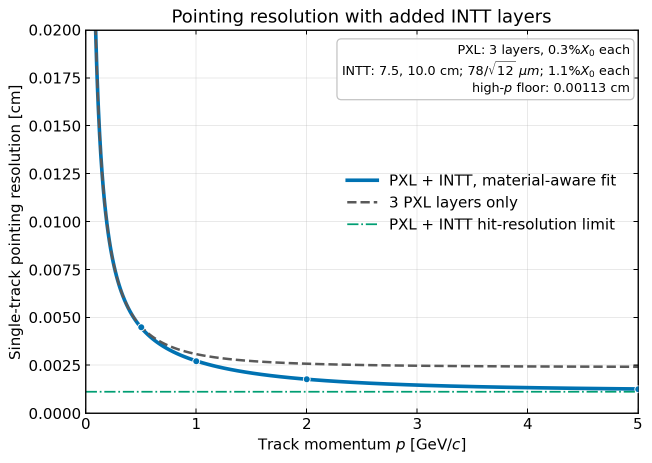
#> input picture FastSim/pixel_intt_single_track_pointing_resolution_ymax002.png, 1303 x 925 px, found by its file name (shown at 1/2 size)
$ python make_sphenix_merged_resolution_plot.py
#> lines starting #> are read from the running program, lines starting #| are printed output that depends on the picture; after the words box and inside, x2 and y2 are one past the last pixel; in counts of white or black regions, pixels touching at a corner belong together
#!/usr/bin/env python3
"""Merge selected sPHENIX pointing-resolution curves and data points.

Inputs:
- two curves from pixel_intt_single_track_pointing_resolution.png
- red data points from sPHENIX_simu.png
- black iterative-Gaussian points from the local CSV matching the ROOT plot
"""

from __future__ import annotations

import csv
import math
from pathlib import Path
from xml.sax.saxutils import escape

import numpy as np
from PIL import Image, ImageDraw, ImageFont


OUT_DIR = Path(__file__).resolve().parent
FIRST_FIGURE = Path("/Users/starsdong/Work/CodeX/FastSim/pixel_intt_single_track_pointing_resolution_ymax002.png")
SECOND_FIGURE = Path("/Users/starsdong/Desktop/sPHENIX_simu.png")
THIRD_CSV = OUT_DIR / "resolution_vs_x_methods_final/output_PlottingMacro_data/hdcaxy_vs_preco_allparticles_resolution_comparison_vs_x.csv"

FONT_REGULAR = "/System/Library/Fonts/Supplemental/Arial.ttf"

WIDTH, HEIGHT = 1800, 1800
LEFT, TOP, RIGHT, BOTTOM = 300, 110, 1740, 1550
X_MIN, X_MAX = 0.0, 5.5
Y_MIN, Y_MAX = 0.0, 0.010

BLUE = (0, 114, 178)
GRAY = (86, 86, 86)
RED = (255, 0, 0)
BLACK = (0, 0, 0)


# [5 lines left out: function load_font, not called in this run]


def x_to_px(x: float) -> float:
    return LEFT + (x - X_MIN) / (X_MAX - X_MIN) * (RIGHT - LEFT)


def y_to_px(y: float) -> float:
    return BOTTOM - (y - Y_MIN) / (Y_MAX - Y_MIN) * (BOTTOM - TOP)


def points_to_pixels(points: np.ndarray) -> list[tuple[float, float]]:
    return [(x_to_px(float(x)), y_to_px(float(y))) for x, y in points[:, :2]]


# [7 lines left out: function visible_points, not called in this run]


def draw_text_center(draw: ImageDraw.ImageDraw, xy: tuple[float, float], text: str, font, fill=BLACK) -> None:
    bbox = draw.textbbox((0, 0), text, font=font)
    draw.text((xy[0] - (bbox[2] - bbox[0]) / 2, xy[1] - (bbox[3] - bbox[1]) / 2), text, font=font, fill=fill)


# [6 lines left out: function draw_rotated_center, not called in this run]


def split_contiguous(indices: np.ndarray, gap: int = 4) -> list[np.ndarray]:
    if indices.size == 0:
        return []
    groups: list[np.ndarray] = []
    start = prev = int(indices[0])
    for value in indices[1:]:
        value = int(value)
        if value - prev > gap:
            groups.append(np.arange(start, prev + 1))
            start = value
        prev = value
    groups.append(np.arange(start, prev + 1))
    return groups


def bin_curve(points: np.ndarray, bin_width: float = 0.015) -> np.ndarray:
    if points.size == 0:
        return points
    bins = np.arange(points[:, 0].min(), points[:, 0].max() + bin_width, bin_width)
    binned = []
    for lo, hi in zip(bins[:-1], bins[1:]):
        mask = (points[:, 0] >= lo) & (points[:, 0] < hi)
        if np.count_nonzero(mask) >= 2:
            binned.append(((lo + hi) / 2, float(np.median(points[mask, 1]))))
    return np.array(binned, dtype=float)


def digitize_first_figure_curves() -> tuple[np.ndarray, np.ndarray]:
    image = Image.open(FIRST_FIGURE).convert("RGB")
    arr = np.array(image)

    x_left, x_right = 172, 1276
    y_top, y_bottom = 60, 827
    y_data_max = 0.020
    crop = arr[y_top : y_bottom + 1, x_left : x_right + 1]
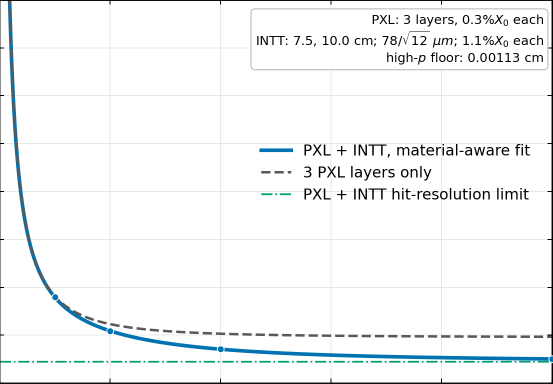
#> crop: shape (768, 1105, 3) (shown at 1/2 size); mean R, G, B 243.4, 245.3, 245.9

    blue_mask = (
        (crop[:, :, 2] > 130)
        & (crop[:, :, 1] > 70)
        & (crop[:, :, 1] < 170)
        & (crop[:, :, 0] < 60)
    )
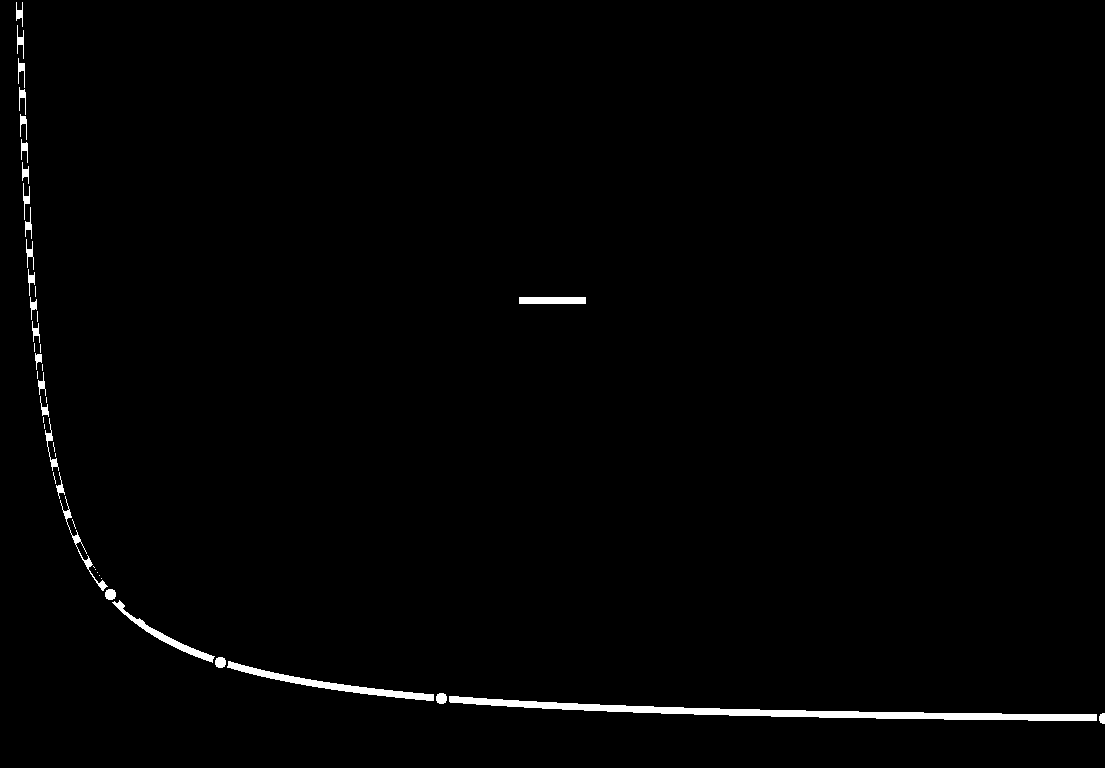
#> blue_mask: shape (768, 1105) bool; 1.1% white; 45 white regions (18 under 20 px), largest, box (x1, y1, x2, y2) and area: (449, 696, 1097, 721) 4372, (227, 661, 434, 701) 1413, (112, 600, 215, 663) 712
    gray_mask = (
        (crop[:, :, 0] > 60)
        & (crop[:, :, 0] < 130)
        & (np.abs(crop[:, :, 0].astype(int) - crop[:, :, 1].astype(int)) < 12)
        & (np.abs(crop[:, :, 1].astype(int) - crop[:, :, 2].astype(int)) < 12)
    )
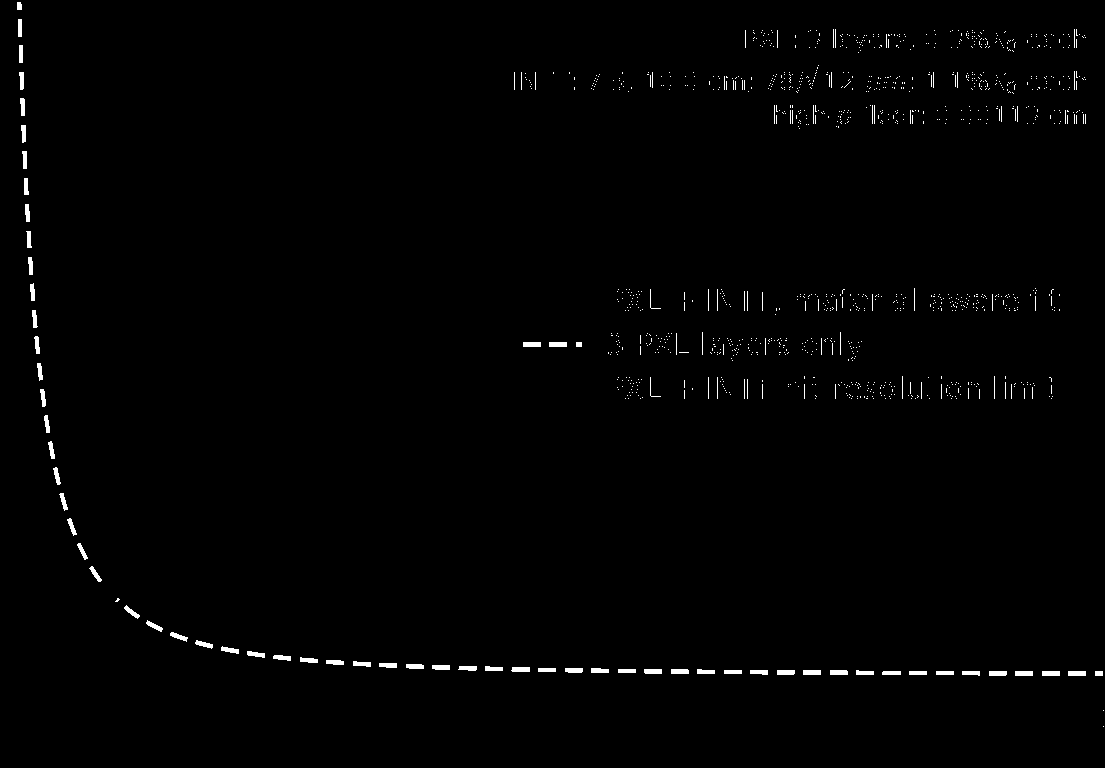
#> gray_mask: shape (768, 1105) bool; 0.92% white; 1200 white regions (1120 under 20 px), largest, box (x1, y1, x2, y2) and area: (511, 667, 530, 672) 91, (523, 342, 541, 347) 90, (549, 342, 567, 347) 90

    def pixel_curve(mask: np.ndarray, gray_filter: bool = False) -> np.ndarray:
#> called with gray_filter = False
        out = []
        height, width = mask.shape
        for xx in range(width):
            ys = np.flatnonzero(mask[:, xx])
            if ys.size == 0:
                continue
            groups = split_contiguous(ys)
            group = max(groups, key=lambda values: float(values.mean()))
            x_pix = xx + x_left
            y_pix = float(group.mean() + y_top)
            p = (x_pix - x_left) / (x_right - x_left) * 5.0
            sigma = (y_bottom - y_pix) / (y_bottom - y_top) * y_data_max
            if 0.06 < p <= 5.02 and 0.0008 < sigma < 0.0205:
                if not gray_filter or p < 0.75 or y_pix > 220:
                    out.append((p, sigma))
#> this loop made 1105 passes
#> (y_pix, sigma) on passes 61 to 63: (561, 0.00694), (564, 0.00686), (567.5, 0.00677)
#> after the loop, out = 1082 pairs, first value 0.0725 to 5, second value 0.00128 to 0.0197
        return np.array(out, dtype=float)

    blue_curve = bin_curve(pixel_curve(blue_mask), 0.012)
#> in bin_curve, `bins = np.arange(points[:, 0].min(), points[:, 0].max() + bin_width, b..`: bins = 412 values from 0.0725 to 5
#> the loop in bin_curve, `for lo, hi in zip(bins[:-1], bins[1:]):` made 411 passes
#> (lo, hi) on passes 1 to 3: (0.0725, 0.0845), (0.0845, 0.0965), (0.0965, 0.108)
#> after the loop in bin_curve, `for lo, hi in zip(bins[:-1], bins[1:]):`: binned = 408 pairs, first value 0.0785 to 5, second value 0.00128 to 0.019
#> blue_curve has the same summary as binned in bin_curve
    gray_ys, gray_xs = np.where(gray_mask)
#> gray_ys = 7794 values from 2 to 726; gray_xs = 7794 values, max 1103 at index 7792, min 17 at index 0, mean 571.9
    gray_x = gray_xs + x_left
#> gray_x = 7794 values, max 1275 at index 7792, min 189 at index 0, mean 743.9
    gray_y = gray_ys + y_top
#> gray_y = 7794 values from 62 to 786
    gray_p = (gray_x - x_left) / (x_right - x_left) * 5.0
#> gray_p = 7794 values, max 5 at index 7792, min 0.077 at index 0, mean 2.59
    gray_sigma = (y_bottom - gray_y) / (y_bottom - y_top) * y_data_max
#> gray_sigma = 7794 values, max 0.0199 at index 0, min 0.00107 at index 7793, mean 0.00924
    gray_keep = (
        (gray_p > 0.06)
        & (gray_p < 5.02)
        & (gray_sigma > 0.0022)
        & (gray_sigma < 0.0205)
        & (
            (gray_p < 0.75)
            | ((gray_y > 220) & (gray_sigma < 0.006))
        )
    )
    gray_raw = np.column_stack([gray_p[gray_keep], gray_sigma[gray_keep]])
#> gray_raw = 4745 pairs, first value 0.077 to 4.99, second value 0.0024 to 0.0199
    gray_curve = bin_curve(gray_raw, 0.02)
#> the loop in bin_curve (call 2), `for lo, hi in zip(bins[:-1], bins[1:]):` made 246 passes
#> (lo, hi) on passes 1 to 3: (0.077, 0.097), (0.097, 0.117), (0.117, 0.137)
#> gray_curve = 191 pairs, first value 0.087 to 4.99, second value 0.00245 to 0.0188
    return blue_curve, gray_curve


def digitize_red_points() -> np.ndarray:
    image = Image.open(SECOND_FIGURE).convert("RGB")
    arr = np.array(image)
    mask = (arr[:, :, 0] > 180) & (arr[:, :, 1] < 90) & (arr[:, :, 2] < 90)

    x_left, x_right = 204, 869
    y_top, y_bottom = 50, 955
    x_min, x_max = 0.2, 5.5
    crop = mask[y_top : y_bottom + 1, x_left : x_right + 1]
    visited = np.zeros_like(crop, dtype=bool)
    comps = []

    height, width = crop.shape
    for yy in range(height):
        for xx in np.flatnonzero(crop[yy] & ~visited[yy]):
            if visited[yy, xx] or not crop[yy, xx]:
                continue
            stack = [(yy, xx)]
            visited[yy, xx] = True
            pixels = []
            while stack:
                y, x = stack.pop()
                pixels.append((y, x))
                for ny in range(max(0, y - 1), min(height, y + 2)):
                    for nx in range(max(0, x - 1), min(width, x + 2)):
                        if (ny != y or nx != x) and crop[ny, nx] and not visited[ny, nx]:
                            visited[ny, nx] = True
                            stack.append((ny, nx))
            if len(pixels) < 8:
                continue
            ys = np.array([p[0] for p in pixels], dtype=float)
            xs = np.array([p[1] for p in pixels], dtype=float)
            cx = xs.mean() + x_left
            cy = ys.mean() + y_top
            p_val = x_min + (cx - x_left) / (x_right - x_left) * (x_max - x_min)
            sigma = (y_bottom - cy) / (y_bottom - y_top) * 0.005
            comps.append((p_val, sigma, len(pixels)))

    # Some red ROOT markers are split into left/right visible halves by overlaid
    # colored markers. Merge close components that share the same y level.
    components = sorted(comps)
    merged = []
    i = 0
    while i < len(components):
        group = [components[i]]
        j = i + 1
        while j < len(components) and len(group) < 2:
            close_x = components[j][0] - group[-1][0] < 0.22
            close_y = abs(components[j][1] - group[-1][1]) < 0.00005
            if not (close_x and close_y):
                break
            group.append(components[j])
            j += 1
        weight = np.array([item[2] for item in group], dtype=float)
        xs = np.array([item[0] for item in group], dtype=float)
        ys = np.array([item[1] for item in group], dtype=float)
        merged.append((float(np.average(xs, weights=weight)), float(np.average(ys, weights=weight))))
        i = j
    return np.array(merged, dtype=float)


# [12 lines left out: function load_black_points, not called in this run]


def draw_polyline(draw: ImageDraw.ImageDraw, points: list[tuple[float, float]], fill, width: int) -> None:
    if len(points) >= 2:
        draw.line([(round(x), round(y)) for x, y in points], fill=fill, width=width, joint="curve")


# [229 lines left out: functions draw_dashed_polyline, y_tick_label, draw_axes, draw_title_box, draw_png_pdf, svg_text and 2 more, not called in this run]


def main() -> None:
    blue_curve, gray_curve = digitize_first_figure_curves()
#> blue_curve has the same summary as binned in bin_curve
    red_points = digitize_red_points()
    black_points = load_black_points()
    save_csv(blue_curve, gray_curve, red_points, black_points)
    draw_png_pdf(blue_curve, gray_curve, red_points, black_points)
    draw_svg(blue_curve, gray_curve, red_points, black_points)


if __name__ == "__main__":
#> (the run stopped early here; a loop or call above may not have finished)

$ run again, with FastSim/pixel_intt_single_track_pointing_resolution.png copied over FastSim/pixel_intt_single_track_pointing_resolution_ymax002.png
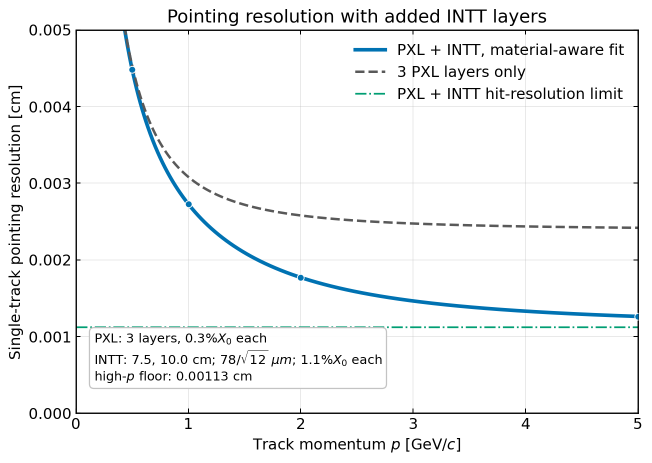
#> input picture FastSim/pixel_intt_single_track_pointing_resolution.png, 1303 x 925 px, found by its file name (shown at 1/2 size)
#> in digitize_first_figure_curves, `blue_mask = ( (crop[:, :, 2] > 130) & (crop[:, :, 1] > 70) & (crop[:, ..`:
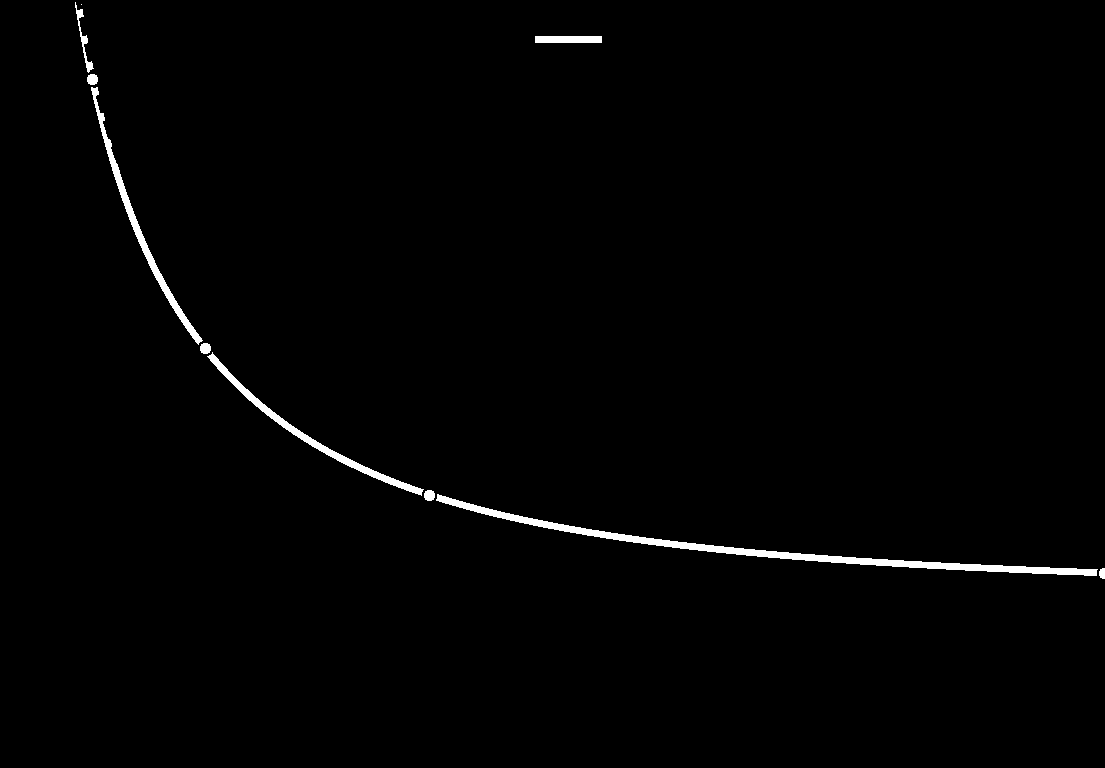
#> blue_mask: shape (768, 1105) bool; 1.1% white; 10 white regions (1 under 20 px), largest, box (x1, y1, x2, y2) and area: (436, 494, 1098, 576) 4490, (91, 87, 203, 345) 1751, (207, 352, 424, 496) 1737
#> in digitize_first_figure_curves, `gray_mask = ( (crop[:, :, 0] > 60) & (crop[:, :, 0] < 130) & (np.abs(c..`:
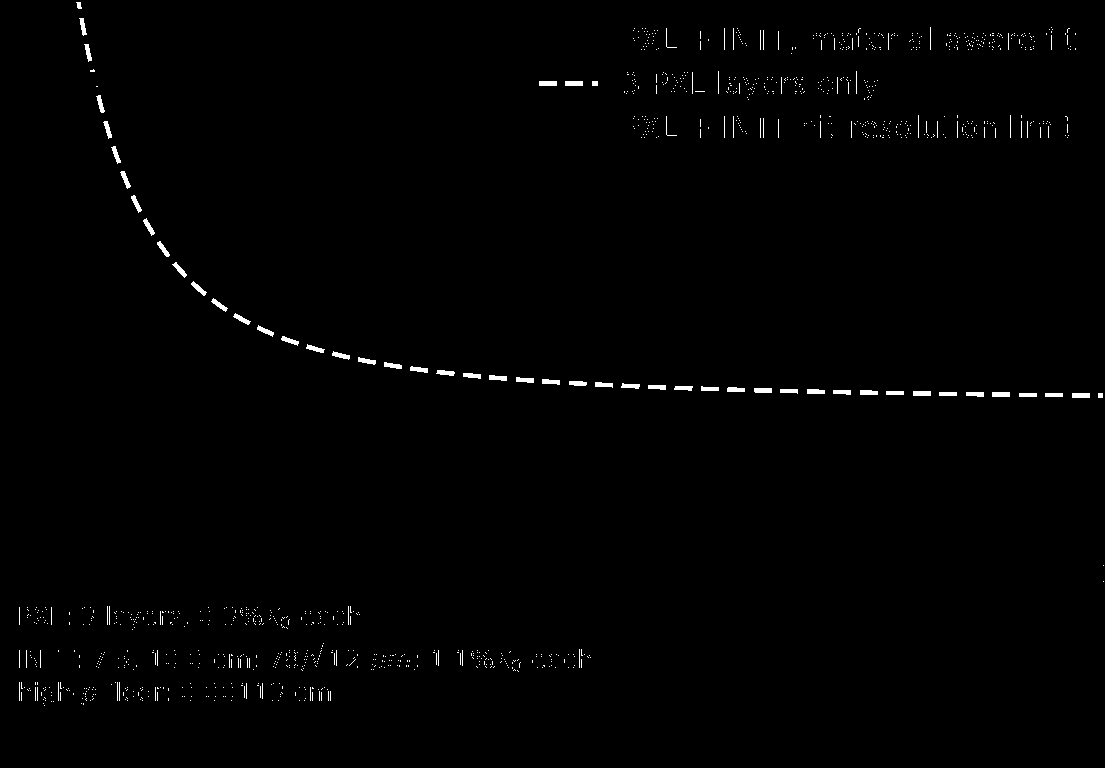
#> gray_mask: shape (768, 1105) bool; 0.79% white; 1184 white regions (1118 under 20 px), largest, box (x1, y1, x2, y2) and area: (539, 81, 557, 86) 90, (565, 81, 583, 86) 90, (913, 391, 931, 396) 90
#> after the loop in pixel_curve, `for xx in range(width):`: out = 1028 pairs, first value 0.34 to 5, second value 0.00506 to 0.0199
#> bins = 390 values from 0.34 to 5.01
#> the loop in bin_curve, `for lo, hi in zip(bins[:-1], bins[1:]):` made 389 passes
#> (lo, hi) on passes 1 to 3: (0.34, 0.352), (0.352, 0.364), (0.364, 0.376)
#> after the loop in bin_curve, `for lo, hi in zip(bins[:-1], bins[1:]):`: binned = 388 pairs, first value 0.346 to 4.99, second value 0.00506 to 0.0198
#> in digitize_first_figure_curves, `blue_curve = bin_curve(pixel_curve(blue_mask), 0.012)`: blue_curve has the same summary as binned in bin_curve
#> gray_ys = 6742 values from 2 to 705; gray_xs = 6742 values, max 1103 at index 5322, min 19 at index 5328, mean 528.4
#> gray_x = 6742 values, max 1275 at index 5322, min 191 at index 5328, mean 700.4
#> gray_y = 6742 values from 62 to 765
#> gray_p = 6742 values, max 5 at index 5322, min 0.0861 at index 5328, mean 2.39
#> gray_sigma = 6742 values, max 0.0199 at index 0, min 0.00162 at index 6741, mean 0.0112
#> gray_raw = 1726 pairs, first value 0.0861 to 5, second value 0.00222 to 0.0199
#> the loop in bin_curve (call 2), `for lo, hi in zip(bins[:-1], bins[1:]):` made 246 passes
#> (lo, hi) on passes 1 to 3: (0.0861, 0.106), (0.106, 0.126), (0.126, 0.146)
#> in digitize_first_figure_curves, `gray_curve = bin_curve(gray_raw, 0.02)`: gray_curve = 111 pairs, first value 0.0961 to 5, second value 0.00262 to 0.0198
#> in main, `blue_curve, gray_curve = digitize_first_figure_curves()`: blue_curve has the same summary as binned in bin_curve
